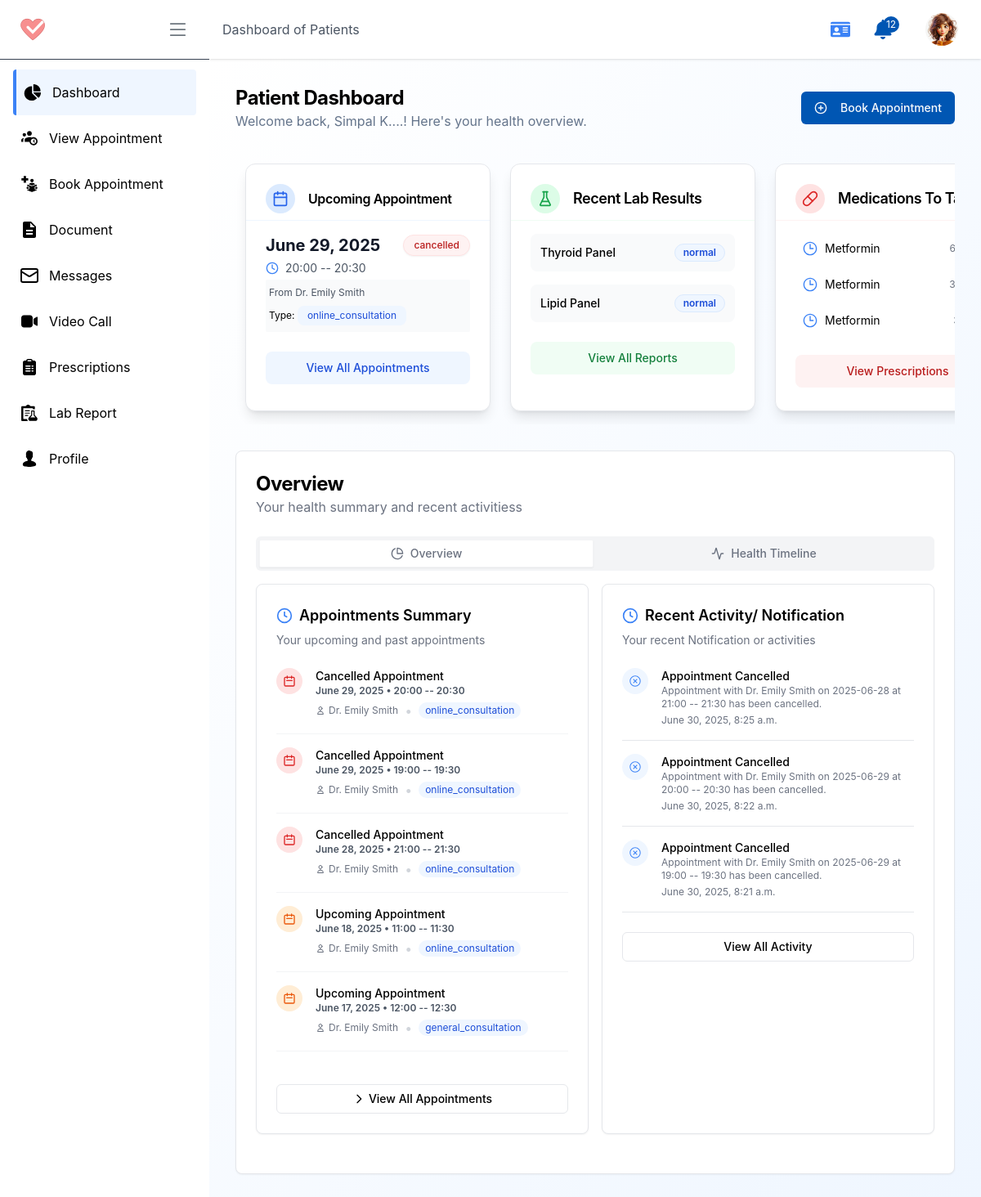
The app's page /p/ (signed in), older data.
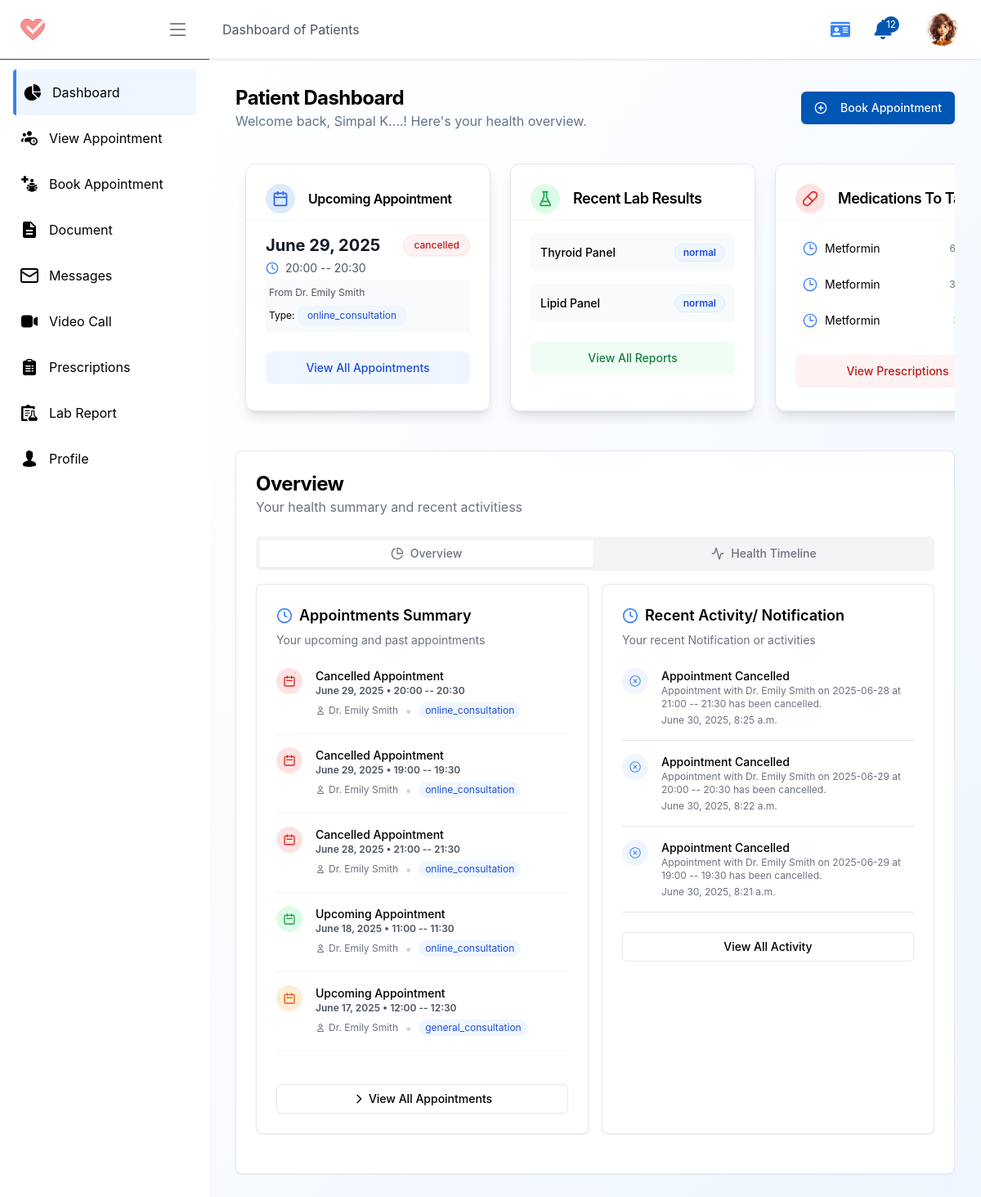
The same page, newer data.
### patient/models.py (models this page shows, shortened)
class Appointment(models.Model):
    APPOINTMENT_TYPES =  [
        ('general_consultation', 'General Consultation'),
        ('follow_up_visit', 'Follow-up Visit'),
        ('online_consultation', 'Online Consultation'),
        ('offline_consultation', 'Offline Consultation'),
    ]
    uuid = models.UUIDField(default=uuid.uuid4, editable=True)
    profile = models.ForeignKey(Profile, on_delete=models.CASCADE, related_name="patients_appointments", help_text=" Patient Profile")
    doctor = models.ForeignKey(DoctorProfile, on_delete=models.SET_NULL, related_name="doctors_appointments", blank=True, null=True)
    appointment_type = models.CharField(max_length=50, choices=APPOINTMENT_TYPES, default='general_consultation')
    time_slot = models.ForeignKey(AppointmentTimeSlot, on_delete=models.SET_NULL, related_name="patients_appointments", blank=True, null=True)
    appointment_date = models.DateField()
    appointment_time_str = models.CharField(max_length=50, blank=True)
    file = models.FileField(upload_to='appointment_files/', blank=True)
    reason = models.TextField(blank=True)
    STATUS_TYPE = [
        ('pending', 'Pending'),
        ('confirmed', 'Confirmed'),
        ('cancelled', 'Cancelled'),
        ('completed', 'Completed')
    ]
    status = models.CharField(max_length=50,  choices=STATUS_TYPE, default='pending')
    cancled_by = models.ForeignKey(Profile, on_delete=models.SET_NULL, related_name="cancelled_appointments", blank=True, null=True)
    cancel_reason = models.TextField(blank=True, null=True)
    confirm_by = models.ForeignKey(Profile, on_delete=models.SET_NULL, related_name="confirmed_appointments", blank=True, null=True)
    created_at = models.DateTimeField(auto_now_add=True, blank=True)
    updated_at = models.DateTimeField(auto_now=True, blank=True)

### doctor/models.py (models this page shows, shortened)
class DoctorProfile(models.Model):
    profile = models.OneToOneField(Profile, on_delete=models.CASCADE, related_name='doctor_profile')
    SPECIALIZATIONS = [
        ('general_medicine', 'General Medicine'),
        ('cardiology', 'Cardiology'),
        ('dermatology', 'Dermatology'),
        ('neurology', 'Neurology'),
        ('orthopedics', 'Orthopedics'),
        ('pediatrics', 'Pediatrics'),
        ('psychiatry', 'Psychiatry'),
        ('radiology', 'Radiology'),
        ('surgery', 'Surgery'),
        ('other', 'Other'),
    ]
    specialization = models.CharField(max_length=100, choices=SPECIALIZATIONS)
    qualifications = models.TextField(blank=True, null=True)
    experience_years = models.IntegerField()
    license_number = models.CharField(max_length=100, blank=True)
    board_certified = models.BooleanField(default=False)
    languages_spoken = models.JSONField(blank=True, null=True)
    star_rating = models.FloatField(null=True, blank=True, default=3)
    total_reviews =  models.IntegerField(null=True)
    fees = models.DecimalField(max_digits=10, decimal_places=2)
    accepts_new_patients = models.BooleanField(default=True)
    slug = models.SlugField(unique=True, blank=True)
    created_at = models.DateTimeField(auto_now_add=True)
    updated_at = models.DateTimeField(auto_now=True)

### account/models.py (models this page shows, shortened)
class Profile(models.Model):
    user = models.OneToOneField(User, on_delete=models.CASCADE, related_name="profile")
    role = models.CharField(max_length=10, choices=USER_ROLES, default='patient')
    profile_pic = models.ImageField(upload_to='profile_pictures/', default='profile_pictures/default.jpg')
    phone_regex = RegexValidator(regex=r'^\+?1?\d{9,15}$', message="Phone number must be entered in the format: '+999999999'. Up to 15 digits allowed.")
    ph_number = models.CharField(validators=[phone_regex], max_length=16, blank=True) # validators should be a list
    address = models.CharField(max_length=255, blank=True)
    date_of_birth = models.DateField(null=True, blank=True)
    gender = models.CharField(max_length=10, choices=[('male', 'Male'), ('female', 'Female'), ('other', 'Other')], blank=True)
    email_notification = models.BooleanField(default=True)
    sms_notification = models.BooleanField(default=True)
    reminders = models.BooleanField(default=True)
    token = models.CharField(max_length=255, blank=True, null=True)
    token_expiry = models.DateTimeField(null=True, blank=True)
    created_at = models.DateTimeField(auto_now_add=True)
    updated_at = models.DateTimeField(auto_now=True)
    is_active = models.BooleanField(default=True)
    is_verified = models.BooleanField(default=False)

### patient/views.py (the view)
# urls.py: path('', patientDashboard, name='dashboard'),
@login_required_with_message(login_url='account:login', message="You need to log in to Access this Page.", only=['patient'])
def patientDashboard(request: HttpRequest):
    profile: Profile = request.user.profile
    all_schedules = PrescriptionSchedule.objects.filter(
        prescription__profile=profile
    ).order_by('-time')
    context = {
        'profile': profile,
        'todayMedications': all_schedules
    }
    return render(request, 'pages/patient/dashboard.html', context)

### account/views.py (called while the page is built)
def login_required_with_message(function=None, login_url=None, message=None, only=None):
    def decorator(view_func):
        @wraps(view_func)
        def _wrapped_view(request, *args, **kwargs):
            if not request.user.is_authenticated:
                if message:
                    messages.warning(request, message)
                return redirect(login_url or 'account:login')
            if only and request.user.profile.role not in only:
                messages.error(request, "You do not have permission to access this page.")
                return redirect(f'{request.user.profile.role}:dashboard')
            return view_func(request, *args, **kwargs)
        return _wrapped_view
    if function:
        return decorator(function)
    return decorator

### home/templatetags/choose_text.py (called while the page is built)
@register.simple_tag
def get_appoinment_status_text(status):
    class_map = {
        "pending": "Upcoming Appointment",
        "completed": "Completed Appointment",
        "cancelled": "Cancelled Appointment",
        "confirmed": "Upcoming Appointment",
    }
    return class_map.get(status, "Appoimnetment")

### templates/pages/patient/dashboard.html (shortened to what the changed rows need)
{% extends "pages/patient/P_base.html" %}
{% load choose_color choose_text activity_icon %}
{% load static %}
{% block content %}
<section class="flex flex-1 flex-col p-4 md:p-8 bg-gradient-to-br from-white to-blue-50">
    <div class="flex sm:flex-row flex-col items-start sm:items-center  justify-between mb-6 sm:gap-1 gap-4">
        <div>
            <h1 class="text-2xl font-bold tracking-tight">Patient Dashboard</h1>
        </div>
    </div>
    <section class="flex flex-1 flex-col p-4 md:p-6 mt-8 bg-white rounded-lg shadow-sm border border-gray-200">
        <div class="flex flex-col sm:flex-row sm:items-center sm:justify-between gap-4 mb-6">
            <div>
                <h1 id="tabName" class="text-2xl font-bold tracking-tight">Overview</h1>
            </div>
        </div>
        <div class="mb-6">
            <div id="overviewTab" class="mt-4">
                <div class="grid gap-4 md:grid-cols-2">
                    <div id="appoinment_summary_crd"
                        class="rounded-lg border bg-white shadow-sm border-gray-200 hover:shadow-md transition-all">
                        <div class="p-6 pt-0 space-y-4">
                            {% with appointments=profile.patients_appointments.all|dictsortreversed:"appointment_date"|slice:":5" %}
                                {% for each_app in appointments %}
                                    <div class="flex items-start gap-4">
                                        {% if each_app.status == "confirmed"%}
                                        <div class="rounded-full bg-green-100 p-2">
                                            <svg class="w-4 h-4 text-green-600" xmlns="http://www.w3.org/2000/svg" fill="none"
                                                viewBox="0 0 24 24" stroke="currentColor" stroke-width="2">
                                                <path stroke-linecap="round" stroke-linejoin="round"
                                                    d="M8 7V3m8 4V3m-9 8h10M5 21h14a2 2 0 002-2V7a2 2 0 00-2-2H5a2 2 0 00-2 2v12a2 2 0 002 2z">
                                                </path>
                                            </svg>
                                        </div>
                                        {% elif each_app.status == "cancelled" %}
                                        <div class="rounded-full bg-red-100 p-2">
                                        </div>
                                        {% elif each_app.status == "pending" %}
                                        <div class="rounded-full bg-orange-100 p-2">
                                            <svg class="w-4 h-4 text-orange-600" xmlns="http://www.w3.org/2000/svg" fill="none"
                                                viewBox="0 0 24 24" stroke="currentColor" stroke-width="2">
                                                <path stroke-linecap="round" stroke-linejoin="round"
                                                    d="M8 7V3m8 4V3m-9 8h10M5 21h14a2 2 0 002-2V7a2 2 0 00-2-2H5a2 2 0 00-2 2v12a2 2 0 002 2z">
                                                </path>
                                            </svg>
                                        </div>
                                        {% endif %}
                                        <div>
                                            <p class="text-sm font-medium">{% get_appoinment_status_text each_app.status %}</p>
                                            <p class="text-xs text-gray-600 font-semibold">{{ each_app.appointment_date|date:"F j, Y" }}  •  {{ each_app.appointment_time_str }}</p>
                                            <div class="flex items-center mt-1">
                                                <span class="text-xs text-gray-500 flex items-center">
                                                    <svg class="w-3 h-3 mr-1" xmlns="http://www.w3.org/2000/svg" fill="none"
                                                        viewBox="0 0 24 24" stroke="currentColor">
                                                        <path stroke-linecap="round" stroke-linejoin="round" stroke-width="2"
                                                            d="M16 7a4 4 0 11-8 0 4 4 0 018 0zM12 14a7 7 0 00-7 7h14a7 7 0 00-7-7z">
                                                        </path>
                                                    </svg>
                                                    Dr. {{ each_app.doctor.profile.user.first_name }}
                                                </span>
                                                <span class="mx-2 text-gray-300">•</span>
                                                <span class="text-xs bg-blue-50 text-blue-700 px-2 py-0.5 rounded-full">{{ each_app.appointment_type }}</span>
                                            </div>
                                        </div>
                                    </div>
                                    <div class="h-px w-full bg-gray-100 my-4"></div>
                                {% empty %}
                                    <p class="text-sm text-gray-600 my-1 ml-3 rounded-sm bg-gray-50 p-4">
                                        No Appoinments were found.
                                        Please Book some.
                                    </p>
                                {% endfor %}
                            {% endwith %}
                        </div>
                    </div>
                </div>
            </div>
        </div>
    </section>
</section>
{% endblock content %}

Row changes from the older to the newer data that the page shows:
changed Appointment "June 18, 2025": status "pending" → "confirmed" (drawn)
